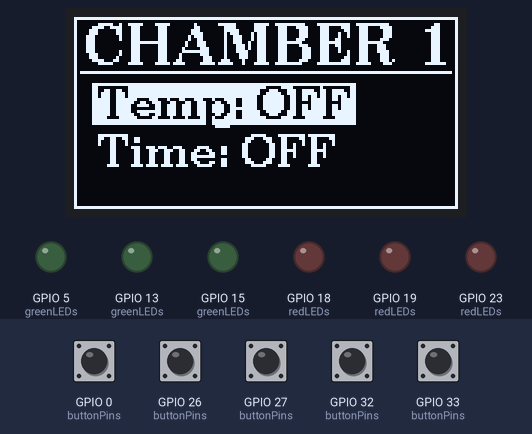
Simulated run of this sketch. Board: ESP32. On the bench: 128×64 one-colour display, output pins drawn as LEDs (lit = HIGH). The inputs (shaded band) are chosen by the test bench; at power-on: GPIO 0 (buttonPins), GPIO 26 (buttonPins), GPIO 27 (buttonPins), GPIO 32 (buttonPins), GPIO 33 (buttonPins) HIGH. Nothing arrives over Bluetooth unless stated; a phone connects over Bluetooth LE 3 s after start; what the sketch prints to the serial monitor is not drawn.

Above: at 3.3 s.
3.4 s: GPIO 0 (buttonPins) pulled LOW for 0.15 s
At 4.9 s:
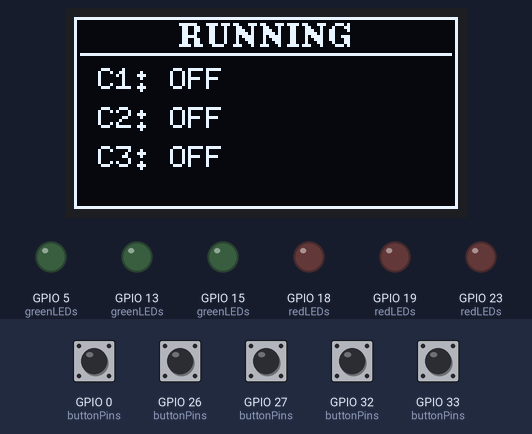
8.1 s: GPIO 0 (buttonPins) pulled LOW for 1 s
At 8.5 s:
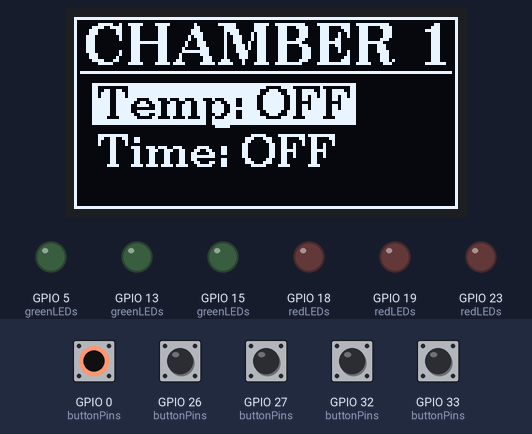
10.6 s: GPIO 32 (buttonPins) pulled LOW for 0.15 s
At 11.6 s:
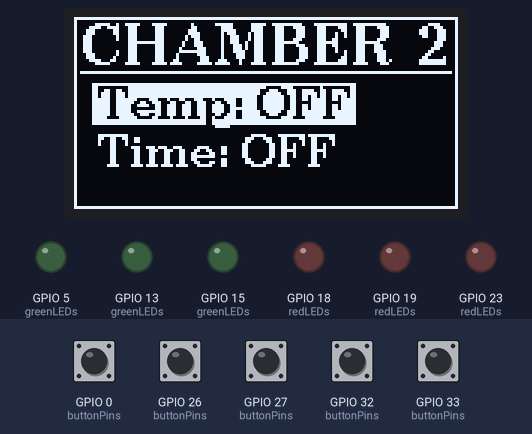
12.2 s: GPIO 26 (buttonPins) pulled LOW for 0.15 s
At 12.8 s:
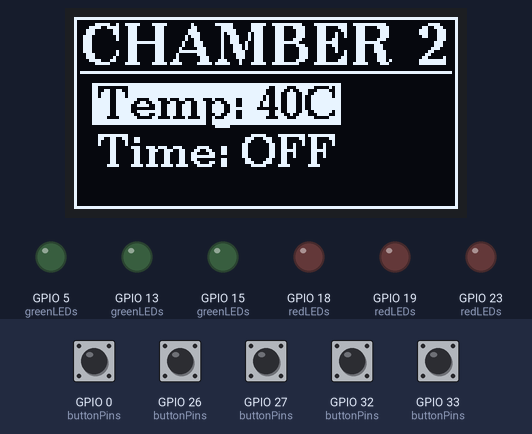
Timing chart, 0 to 14.8 s (numbered marks = the images above; inputs shaded):
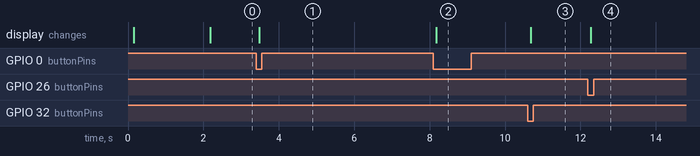

The sketch:

Skripsie_Main_Program.ino
```cpp
// ESP32 Sous Vide Controller - BLE Communication
// Hardware: ESP32 DevKit V1 with SH1106 OLED, 5 buttons, 6 LEDs, 3 DS18B20 sensors

#include <U8g2lib.h>
#include <Wire.h>
#include <OneWire.h>
#include <BLEDevice.h>
#include <BLEServer.h>
#include <BLEUtils.h>
#include <BLE2902.h>

// ==================== PIN DEFINITIONS ====================
#define I2C_SDA_PIN 21
#define I2C_SCL_PIN 22
#define BTN_1 32
#define BTN_2 33
#define BTN_3 27
#define BTN_4 26
#define BTN_5 0
#define LED_1 18
#define LED_2 19
#define LED_3 23
#define LED_4 13
#define LED_5 5
#define LED_6 15
#define ONEWIRE_BUS 25

// ==================== BLE UUIDs ====================
#define SERVICE_UUID        "4fafc201-1fb5-459e-8fcc-c5c9c331914b"
#define CHARACTERISTIC_UUID_RX "beb5483e-36e1-4688-b7f5-ea07361b26a8"
#define CHARACTERISTIC_UUID_TX "beb5483e-36e1-4688-b7f5-ea07361b26a9"

// ==================== HARDWARE OBJECTS ====================
U8G2_SH1106_128X64_NONAME_F_HW_I2C u8g2(U8G2_R0, U8X8_PIN_NONE);
OneWire ds(ONEWIRE_BUS);

BLEServer* pServer = NULL;
BLECharacteristic* pTxCharacteristic;
bool deviceConnected = false;
bool oldDeviceConnected = false;

byte sensor1[8] = {0x28, 0x41, 0x2A, 0xF9, 0x0F, 0x00, 0x00, 0xA4};
byte sensor2[8] = {0x28, 0xE0, 0x35, 0xF8, 0x0F, 0x00, 0x00, 0x53};
byte sensor3[8] = {0x28, 0x68, 0x60, 0xF8, 0x0F, 0x00, 0x00, 0x5F};

// ==================== CONSTANTS ====================
#define NUM_BUTTONS 5
#define NUM_CHAMBERS 3
#define DEBOUNCE_DELAY 50
#define TEMP_READ_INTERVAL 10000
#define TIMER_UPDATE_INTERVAL 60000
#define STATUS_SEND_INTERVAL 2000
#define TEMP_TOLERANCE 0.5
#define TEMP_MIN 40
#define TEMP_MAX 90
#define TIME_MIN 0
#define TIME_MAX 120

// ==================== STATE MACHINE ====================
enum SystemState {
  STATE_IDLE,
  STATE_SETTING,
  STATE_RUNNING,
  STATE_PAUSED
};

enum SettingMode {
  MODE_TEMPERATURE,
  MODE_TIME
};

// ==================== DATA STRUCTURES ====================
struct ChamberData {
  float targetTemp;
  float currentTemp;
  int targetTime;
  int remainingTime;
  bool isActive;
  bool atTemperature;
  bool timerStarted;
  unsigned long timerLastUpdate;
};

struct ButtonState {
  int pin;
  bool lastReading;
  bool state;
  bool lastState;
  unsigned long lastDebounceTime;
};

// ==================== GLOBAL VARIABLES ====================
SystemState currentState = STATE_IDLE;
SettingMode settingMode = MODE_TEMPERATURE;
int selectedChamber = 0;
ChamberData chambers[NUM_CHAMBERS];
const int buttonPins[NUM_BUTTONS] = {BTN_1, BTN_2, BTN_3, BTN_4, BTN_5};
ButtonState buttons[NUM_BUTTONS];
const int redLEDs[NUM_CHAMBERS] = {LED_1, LED_2, LED_3};
const int greenLEDs[NUM_CHAMBERS] = {LED_4, LED_5, LED_6};
unsigned long lastTempRead = 0;
unsigned long lastButtonPress = 0;
unsigned long lastStatusSend = 0;
bool displayNeedsUpdate = true;
String receivedData = "";

// ==================== FUNCTION DECLARATIONS ====================
void parseAppCommand(String command);
void sendBLEData(String data);
void initializeHardware();
void initializeChambers();
void initializeBLE();
void updateButtons();
bool readButtonDebounced(int index);
void handleButtonPress(int buttonIndex);
void updateTemperatures();
void updateTimers();
void updateLEDs();
void updateDisplay();
void handleStateIdle();
void handleStateSetting();
void handleStateRunning();
void adjustTemperature(int delta);
void adjustTime(int delta);
float readTemperatureFromSensor(byte addr[8]);
void sendStatusToApp();

// ==================== BLE CALLBACKS ====================
class MyServerCallbacks: public BLEServerCallbacks {
    void onConnect(BLEServer* pServer) {
      deviceConnected = true;
      Serial.println("Device connected");
    };

    void onDisconnect(BLEServer* pServer) {
      deviceConnected = false;
      Serial.println("Device disconnected");
    }
};

class MyCallbacks: public BLECharacteristicCallbacks {
    void onWrite(BLECharacteristic *pCharacteristic) {
      String rxValue = pCharacteristic->getValue();

      if (rxValue.length() > 0) {
        receivedData = rxValue;
        Serial.print("Received: ");
        Serial.println(receivedData);
        parseAppCommand(receivedData);
      }
    }
};

// ==================== SETUP ====================
void setup() {
  Serial.begin(115200);
  delay(100);
  Serial.println("\n=== ESP32 Sous Vide Controller ===");

  initializeHardware();
  initializeChambers();
  initializeBLE();

  Serial.println("System ready!");
  displayNeedsUpdate = true;
}

// ==================== MAIN LOOP ====================
void loop() {
  // Handle BLE disconnection
  if (!deviceConnected && oldDeviceConnected) {
    delay(500);
    pServer->startAdvertising();
    Serial.println("Start advertising");
    oldDeviceConnected = deviceConnected;
  }

  if (deviceConnected && !oldDeviceConnected) {
    oldDeviceConnected = deviceConnected;
  }

  updateButtons();

  if (displayNeedsUpdate) {
    updateDisplay();
    displayNeedsUpdate = false;
  }

  unsigned long timeSinceButton = millis() - lastButtonPress;
  if (millis() - lastTempRead >= TEMP_READ_INTERVAL && timeSinceButton > 5000) {
    updateTemperatures();
    lastTempRead = millis();
    displayNeedsUpdate = true;
  }

  if (currentState == STATE_RUNNING) {
    updateTimers();
  }

  if (deviceConnected && millis() - lastStatusSend >= STATUS_SEND_INTERVAL) {
    sendStatusToApp();
    lastStatusSend = millis();
  }

  switch (currentState) {
    case STATE_IDLE: handleStateIdle(); break;
    case STATE_SETTING: handleStateSetting(); break;
    case STATE_RUNNING: handleStateRunning(); break;
    case STATE_PAUSED: break;
  }

  updateLEDs();
  delay(1);
}

// ==================== BLE FUNCTIONS ====================
void initializeBLE() {
  Serial.println("Initializing BLE...");

  BLEDevice::init("Multi-Chambered Sous Vide Cooker");
  pServer = BLEDevice::createServer();
  pServer->setCallbacks(new MyServerCallbacks());

  BLEService *pService = pServer->createService(SERVICE_UUID);

  pTxCharacteristic = pService->createCharacteristic(
    CHARACTERISTIC_UUID_TX,
    BLECharacteristic::PROPERTY_NOTIFY
  );
  pTxCharacteristic->addDescriptor(new BLE2902());

  BLECharacteristic * pRxCharacteristic = pService->createCharacteristic(
    CHARACTERISTIC_UUID_RX,
    BLECharacteristic::PROPERTY_WRITE
  );
  pRxCharacteristic->setCallbacks(new MyCallbacks());

  pService->start();
  pServer->getAdvertising()->start();

  Serial.println("BLE initialized - Multi-Chambered Sous Vide Cooker");
  Serial.println("Waiting for connection...");
}

void sendBLEData(String data) {
  if (deviceConnected) {
    pTxCharacteristic->setValue(data.c_str());
    pTxCharacteristic->notify();
  }
}

void parseAppCommand(String command) {
  command.trim();

  if (command.startsWith("SET:")) {
    command.remove(0, 4);

    int chamberIndex = 0;
    while (command.length() > 0 && chamberIndex < NUM_CHAMBERS) {
      int commaPos = command.indexOf(',');
      String chamberData = (commaPos == -1) ? command : command.substring(0, commaPos);

      int colon1 = chamberData.indexOf(':');
      int colon2 = chamberData.indexOf(':', colon1 + 1);

      if (colon1 > 0 && colon2 > 0) {
        int chamber = chamberData.substring(1, colon1).toInt() - 1;
        int temp = chamberData.substring(colon1 + 1, colon2).toInt();
        int time = chamberData.substring(colon2 + 1).toInt();

        if (chamber >= 0 && chamber < NUM_CHAMBERS) {
          chambers[chamber].targetTemp = temp;
          chambers[chamber].targetTime = time;

          Serial.print("Chamber ");
          Serial.print(chamber + 1);
          Serial.print(" set to ");
          Serial.print(temp);
          Serial.print("°C for ");
          Serial.print(time);
          Serial.println(" minutes");
        }
      }

      if (commaPos == -1) break;
      command.remove(0, commaPos + 1);
      chamberIndex++;
    }

    sendBLEData("ACK:Settings received\n");
    displayNeedsUpdate = true;
  }
}

void sendStatusToApp() {
  String status = "STATUS:";

  for (int i = 0; i < NUM_CHAMBERS; i++) {
    if (i > 0) status += ",";
    status += "C" + String(i + 1) + ":";
    status += String(chambers[i].currentTemp, 1) + ":";
    status += String((int)chambers[i].targetTemp) + ":";
    status += String(chambers[i].remainingTime) + ":";
    status += String(chambers[i].atTemperature ? 1 : 0) + ":";
    status += String(chambers[i].timerStarted ? 1 : 0);
  }

  status += "|STATE:";
  switch (currentState) {
    case STATE_IDLE: status += "IDLE"; break;
    case STATE_SETTING: status += "SETTING"; break;
    case STATE_RUNNING: status += "RUNNING"; break;
    case STATE_PAUSED: status += "PAUSED"; break;
  }

  status += "\n";
  sendBLEData(status);
}

// ==================== INITIALIZATION ====================
void initializeHardware() {
  Wire.begin(I2C_SDA_PIN, I2C_SCL_PIN);
  u8g2.begin();

  for (int i = 0; i < NUM_BUTTONS; i++) {
    pinMode(buttonPins[i], INPUT_PULLUP);
    buttons[i].pin = buttonPins[i];
    buttons[i].lastReading = HIGH;
    buttons[i].state = HIGH;
    buttons[i].lastState = HIGH;
    buttons[i].lastDebounceTime = 0;
  }

  for (int i = 0; i < NUM_CHAMBERS; i++) {
    pinMode(redLEDs[i], OUTPUT);
    pinMode(greenLEDs[i], OUTPUT);
    digitalWrite(redLEDs[i], LOW);
    digitalWrite(greenLEDs[i], LOW);
  }

  displayWelcomeScreen();
}

void displayWelcomeScreen() {
  u8g2.clearBuffer();
  u8g2.setFont(u8g2_font_ncenB10_tr);
  u8g2.drawStr(10, 20, "Sous Vide");
  u8g2.drawStr(10, 40, "Controller");
  u8g2.setFont(u8g2_font_6x10_tr);
  u8g2.drawStr(15, 55, "BLE Ready");
  u8g2.sendBuffer();
  delay(2000);
}

void initializeChambers() {
  for (int i = 0; i < NUM_CHAMBERS; i++) {
    chambers[i].targetTemp = 0;
    chambers[i].currentTemp = 0;
    chambers[i].targetTime = 0;
    chambers[i].remainingTime = 0;
    chambers[i].isActive = false;
    chambers[i].atTemperature = false;
    chambers[i].timerStarted = false;
    chambers[i].timerLastUpdate = 0;
  }

  lastTempRead = millis();
  lastButtonPress = millis();
}

// ==================== BUTTON HANDLING ====================
void updateButtons() {
  for (int i = 0; i < NUM_BUTTONS; i++) {
    if (readButtonDebounced(i)) {
      handleButtonPress(i);
    }
  }
}

bool readButtonDebounced(int index) {
  bool reading = digitalRead(buttons[index].pin);
  bool buttonPressed = false;

  if (reading != buttons[index].lastReading) {
    buttons[index].lastDebounceTime = millis();
  }

  if ((millis() - buttons[index].lastDebounceTime) >= DEBOUNCE_DELAY) {
    if (reading != buttons[index].state) {
      buttons[index].state = reading;
      if (buttons[index].state == LOW && buttons[index].lastState == HIGH) {
        buttonPressed = true;
      }
      buttons[index].lastState = buttons[index].state;
    }
  }

  buttons[index].lastReading = reading;
  return buttonPressed;
}

void handleButtonPress(int buttonIndex) {
  lastButtonPress = millis();

  switch (buttonIndex) {
    case 0:
      if (currentState != STATE_RUNNING) {
        selectedChamber = (selectedChamber + 1) % NUM_CHAMBERS;
        currentState = STATE_SETTING;
      }
      break;
    case 1:
      if (currentState == STATE_SETTING) {
        settingMode = (settingMode == MODE_TEMPERATURE) ? MODE_TIME : MODE_TEMPERATURE;
      }
      break;
    case 2:
      if (currentState == STATE_SETTING) {
        if (settingMode == MODE_TEMPERATURE) adjustTemperature(-1);
        else adjustTime(-1);
      }
      break;
    case 3:
      if (currentState == STATE_SETTING) {
        if (settingMode == MODE_TEMPERATURE) adjustTemperature(1);
        else adjustTime(1);
      }
      break;
    case 4:
      if (currentState == STATE_RUNNING) {
        currentState = STATE_IDLE;
        for (int i = 0; i < NUM_CHAMBERS; i++) {
          chambers[i].isActive = false;
          chambers[i].atTemperature = false;
          chambers[i].timerStarted = false;
        }
        sendBLEData("EVENT:STOPPED\n");
      } else {
        currentState = STATE_RUNNING;
        for (int i = 0; i < NUM_CHAMBERS; i++) {
          if (chambers[i].targetTemp >= TEMP_MIN) {
            chambers[i].isActive = true;
            chambers[i].remainingTime = chambers[i].targetTime;
            chambers[i].timerStarted = false;
            chambers[i].timerLastUpdate = millis();
          }
        }
        sendBLEData("EVENT:STARTED\n");
      }
      break;
  }

  displayNeedsUpdate = true;
}

void adjustTemperature(int delta) {
  float newTemp = chambers[selectedChamber].targetTemp + delta;
  if (chambers[selectedChamber].targetTemp == 0 && delta > 0) newTemp = TEMP_MIN;
  else if (newTemp < TEMP_MIN && delta < 0) newTemp = 0;
  if (newTemp > TEMP_MAX) newTemp = TEMP_MAX;
  if (newTemp < 0) newTemp = 0;
  chambers[selectedChamber].targetTemp = newTemp;
}

void adjustTime(int delta) {
  int newTime = chambers[selectedChamber].targetTime + delta;
  if (newTime > TIME_MAX) newTime = TIME_MAX;
  if (newTime < TIME_MIN) newTime = TIME_MIN;
  chambers[selectedChamber].targetTime = newTime;
}

// ==================== SENSOR UPDATES ====================
float readTemperatureFromSensor(byte addr[8]) {
  byte data[12];
  ds.reset();
  ds.select(addr);
  ds.write(0x44, 1);
  delay(800);
  ds.reset();
  ds.select(addr);
  ds.write(0xBE);
  for (int i = 0; i < 9; i++) data[i] = ds.read();
  byte MSB = data[1];
  byte LSB = data[0];
  float tempRead = ((MSB << 8) | LSB);
  return tempRead / 16.0;
}

void updateTemperatures() {
  chambers[0].currentTemp = readTemperatureFromSensor(sensor1);
  chambers[1].currentTemp = readTemperatureFromSensor(sensor2);
  chambers[2].currentTemp = readTemperatureFromSensor(sensor3);

  for (int i = 0; i < NUM_CHAMBERS; i++) {
    if (chambers[i].isActive && chambers[i].targetTemp >= TEMP_MIN) {
      if (abs(chambers[i].currentTemp - chambers[i].targetTemp) <= TEMP_TOLERANCE) {
        chambers[i].atTemperature = true;
        if (!chambers[i].timerStarted) {
          chambers[i].timerStarted = true;
          chambers[i].timerLastUpdate = millis();
          String event = "EVENT:TEMP_REACHED:C" + String(i + 1) + "\n";
          sendBLEData(event);
        }
      } else {
        chambers[i].atTemperature = false;
      }
    }
  }
}

void updateTimers() {
  for (int i = 0; i < NUM_CHAMBERS; i++) {
    if (chambers[i].isActive && chambers[i].timerStarted && chambers[i].targetTime > 0) {
      unsigned long currentTime = millis();
      if (currentTime - chambers[i].timerLastUpdate >= TIMER_UPDATE_INTERVAL) {
        if (chambers[i].remainingTime > 0) {
          chambers[i].remainingTime--;
          chambers[i].timerLastUpdate = currentTime;
          displayNeedsUpdate = true;

          if (chambers[i].remainingTime == 0) {
            String event = "EVENT:COMPLETE:C" + String(i + 1) + "\n";
            sendBLEData(event);
          }
        }
      }
    }
  }
}

void updateLEDs() {
  for (int i = 0; i < NUM_CHAMBERS; i++) {
    digitalWrite(redLEDs[i], chambers[i].isActive ? HIGH : LOW);
    digitalWrite(greenLEDs[i], chambers[i].atTemperature ? HIGH : LOW);
  }
}

void handleStateIdle() {}
void handleStateSetting() {}
void handleStateRunning() {}

// ==================== DISPLAY ====================
void updateDisplay() {
  u8g2.clearBuffer();
  u8g2.drawFrame(0, 0, 128, 64);

  if (currentState == STATE_RUNNING) {
    u8g2.setFont(u8g2_font_ncenB08_tr);
    u8g2.drawStr(35, 10, "RUNNING");
    u8g2.drawHLine(2, 12, 124);
    u8g2.setFont(u8g2_font_6x10_tr);

    for (int i = 0; i < NUM_CHAMBERS; i++) {
      int y = 24 + (i * 13);
      char line[25];

      if (chambers[i].isActive) {
        char timeStr[10];
        if (!chambers[i].timerStarted) sprintf(timeStr, "Heat");
        else if (chambers[i].remainingTime > 0) sprintf(timeStr, "%dm", chambers[i].remainingTime);
        else sprintf(timeStr, "Done");

        sprintf(line, "C%d:%d->%dC %s",
                i + 1, (int)chambers[i].currentTemp,
                (int)chambers[i].targetTemp, timeStr);
      } else {
        sprintf(line, "C%d: OFF", i + 1);
      }
      u8g2.drawStr(8, y, line);
    }
  } else {
    u8g2.setFont(u8g2_font_ncenB14_tr);
    char chamberStr[15];
    sprintf(chamberStr, "CHAMBER %d", selectedChamber + 1);
    int chamberX = (128 - u8g2.getStrWidth(chamberStr)) / 2;
    u8g2.drawStr(chamberX, 16, chamberStr);
    u8g2.drawHLine(2, 18, 124);

    u8g2.setFont(u8g2_font_ncenB10_tr);
    char tempStr[20];
    if (chambers[selectedChamber].targetTemp == 0) sprintf(tempStr, "Temp: OFF");
    else sprintf(tempStr, "Temp: %dC", (int)chambers[selectedChamber].targetTemp);

    if (settingMode == MODE_TEMPERATURE) {
      int tempWidth = u8g2.getStrWidth(tempStr);
      u8g2.drawBox(6, 22, tempWidth + 4, 14);
      u8g2.setColorIndex(0);
      u8g2.drawStr(8, 34, tempStr);
      u8g2.setColorIndex(1);
    } else {
      u8g2.drawStr(8, 34, tempStr);
    }

    char timeStr[20];
    if (chambers[selectedChamber].targetTime == 0) sprintf(timeStr, "Time: OFF");
    else sprintf(timeStr, "Time: %dm", chambers[selectedChamber].targetTime);

    if (settingMode == MODE_TIME) {
      int timeWidth = u8g2.getStrWidth(timeStr);
      u8g2.drawBox(6, 38, timeWidth + 4, 14);
      u8g2.setColorIndex(0);
      u8g2.drawStr(8, 50, timeStr);
      u8g2.setColorIndex(1);
    } else {
      u8g2.drawStr(8, 50, timeStr);
    }
  }

  u8g2.sendBuffer();
}
```

Measured:
- after the input at 3.4 s, the display: changes after 0.08 s (image 1)
- after the input at 8.1 s, the display: changes after 0.08 s (image 2)
- after the input at 10.6 s, the display: changes after 0.08 s (image 3)
- after the input at 12.2 s, the display: changes after 0.08 s (image 4)
